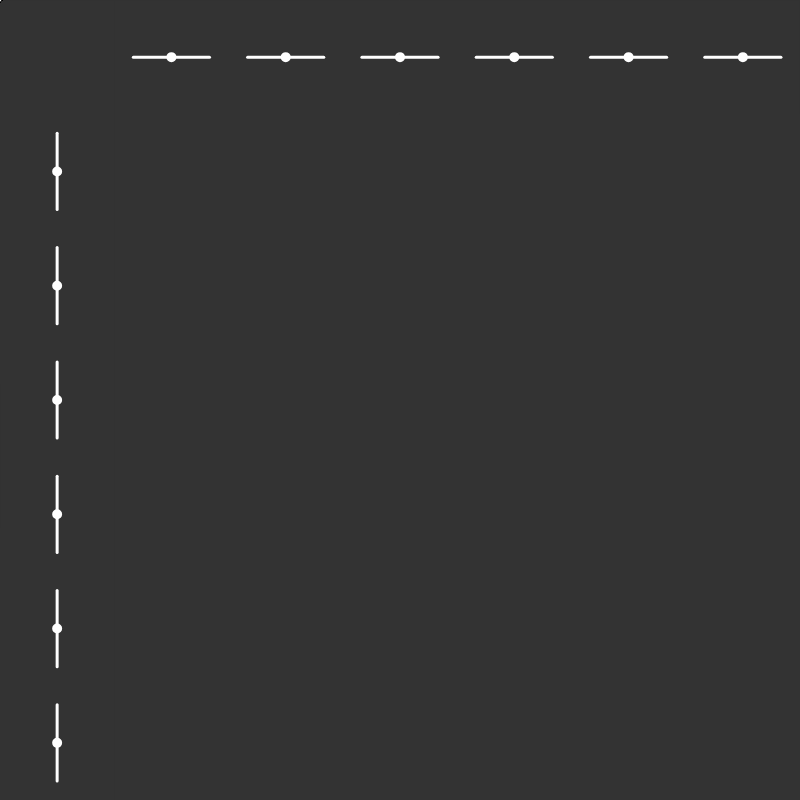
Frame 1 (no input)
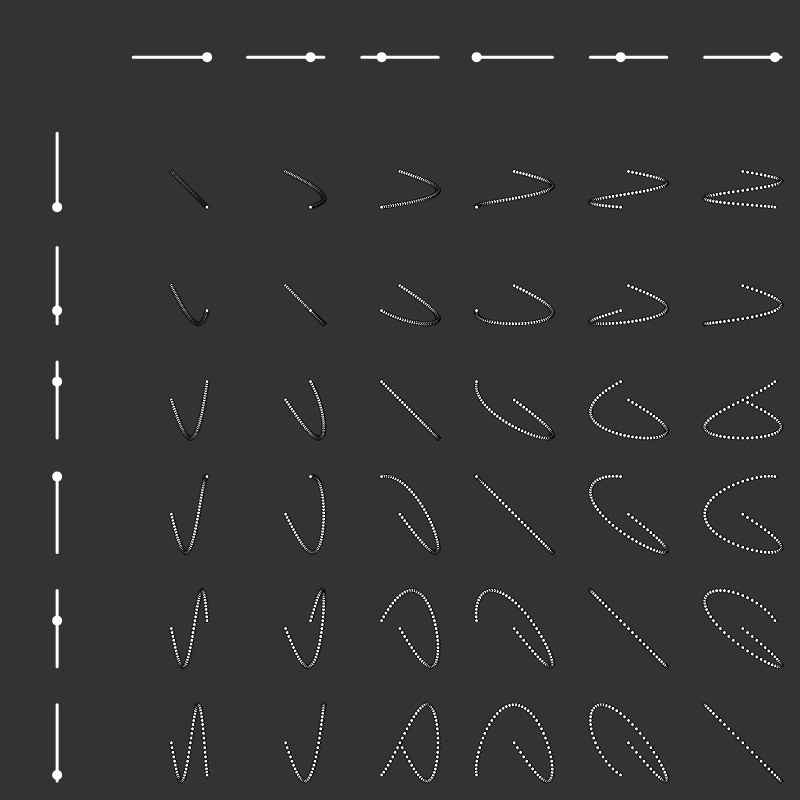
Frame 60 (no input)
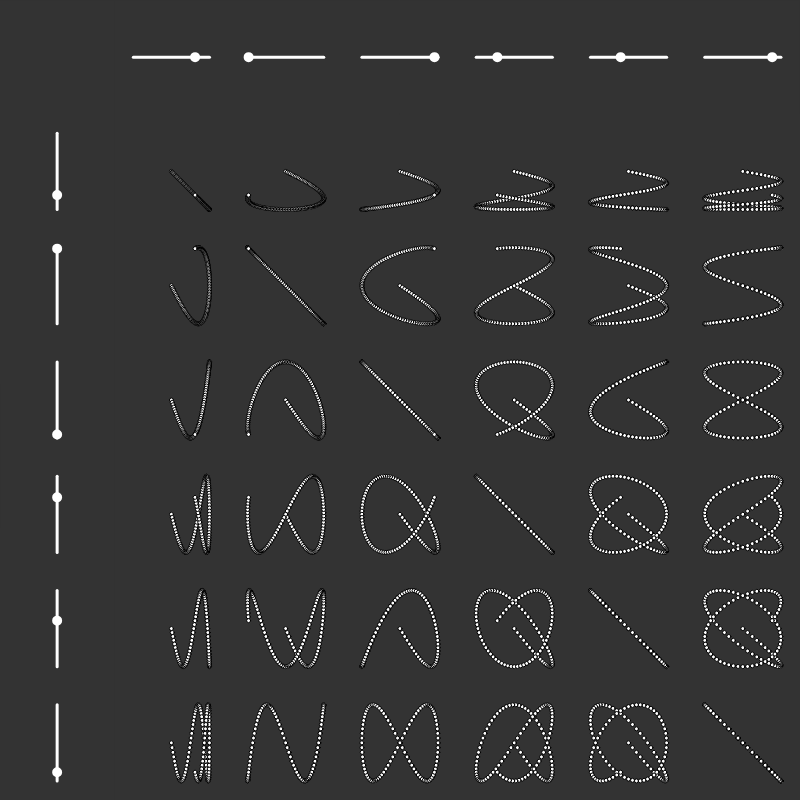
Frame 120 (the mouse pressed at the canvas centre since frame 60)

The p5.js sketch that drew these frames (run headless with seeded random() and noise() and a simulated clock; from frame 60 on, the mouse is pressed at the canvas centre):

// p5.js sketch
// ── sketch.js
let grid;
var fCount = 300;
var checkLines;
var allSpeed;
var pattWidth;
var showGrid = false;

function setup() {
  createCanvas(800, 800);
  // grid creation
  grid = new Grid(6, 6);
  // checkbox
  checkLines = createCheckbox("Grid lines", false);
  checkLines.changed(toggleGridLines);
  // sliders
  createP("Speed");
  allSpeed = createSlider(1, 3, 1);
  allSpeed.changed(drawBack);
  createP("Number of patterns");
  pattWidth = createSlider(3, 7, 6);
  pattWidth.changed(newGrid);
  background(51);
}

function draw() {
  // draws over oscillators
  fill(51);
  stroke(51);
  rect(0, 0, width, grid.oscSize);
  rect(0, 0, grid.oscSize, height);
  // grid lines
  if (showGrid) {
    strokeWeight(1);
    stroke(255);
    for (var i = 0; i < grid.x_len; i++) {
      var posX = (i + 1) / (grid.x_len + 1) * width;
      line(posX, 0, posX, height);
    }
    for (var i = 0; i < grid.y_len; i++) {
      var posY = (i + 1) / (grid.y_len + 1) * height;
      line(0, posY, width, posY);
    }
  }

  // Displays all oscillators and patterns
  grid.showAll();
  grid.move(allSpeed.value());
}

// called when box is checked/ unchecked
function toggleGridLines() {
  // toggles grid lines
  if (this.checked()) {
    showGrid = true;
  } else {
    background(51);
    showGrid = false;
  }
}

// called when slider is moved
function drawBack() {
  background(51);
}

// called when number of patterns is changed
function newGrid() {
  background(51);
  grid = new Grid(this.value(), this.value());
}

// ── grid.js
class Grid {
  constructor(x_len, y_len) {
    this.x_len = x_len;
    this.y_len = y_len;
    this.x_oscill = [];
    this.y_oscill = [];
    this.oscSize = width / (this.x_len + 1);
    this.createOscill();

    this.patterns = [];
    this.createPatt();

    // Current frame in oscillation
    this.frame = 0;
  }

  createOscill() {
    // creates x oscillators
    for (var i = 0; i < this.x_len; i++) {
      var posX = (i + 1) / (this.x_len + 1) * width + this.oscSize / 2;
      var posY = this.oscSize / 2;
      this.x_oscill.push(new Oscill(posX, posY, false, i + 1));
    }
    // creates y oscillators
    for (var i = 0; i < this.y_len; i++) {
      var posX = this.oscSize / 2;
      var posY = (i + 1) / (this.y_len + 1) * height + this.oscSize / 2;
      this.y_oscill.push(new Oscill(posX, posY, true, i + 1));
    }
  }

  createPatt() {
    // creates patterns
    for (var i = 0; i < this.x_len; i++) {
      this.patterns.push([]);
      for (var j = 0; j < this.y_len; j++) {
        this.patterns[i].push(new Pattern());
      }
    }
  }

  move(addSpeed) {
    // moves x oscillators
    for (let osc of this.x_oscill) {
      osc.move(this.frame, this.oscSize, addSpeed);
    }
    // moves y oscillators
    for (let osc of this.y_oscill) {
      osc.move(this.frame, this.oscSize, addSpeed)
    }
    // moves patetrns based on oscillators
    for (var i = 0; i < this.patterns.length; i++) {
      for (var j = 0; j < this.patterns[i].length; j++) {
        this.patterns[i][j].move(this.x_oscill[i].getPos(), this.y_oscill[j].getPos());
      }
    }
    // increases the frame
    this.frame += 1;
  }

  showAll() {
    // displays oscillators and patterns
    for (let osc of this.x_oscill) {
      osc.show(this.oscSize);
    }
    for (let osc of this.y_oscill) {
      osc.show(this.oscSize);
    }
    for (let row of this.patterns) {
      for (let patt of row) {
        patt.show();
      }
    }
  }

}

// ── osc.js
class Oscill {
  constructor(posX, posY, isVertical, speed) {
    this.posX = posX;
    this.posY = posY;
    this.isVertical = isVertical;
    this.speed = speed;

    // output x/y additive
    this.output = 0;
  }

  getPos() {
    // returns either the current posX or posY
    if (this.isVertical) {
      return this.posY + this.output;
    } else {
      return this.posX + this.output;
    }
  }

  move(frame, s, addSpeed) {
    // moves the oscillation forward by one
    var piFrame = map(frame, 0, fCount, 0, 2 * PI);
    var out = sin(this.speed * addSpeed * piFrame);
    this.output = map(out, -1, 1, -(s / 3), s / 3);
  }

  show(s) {
    // shows oscillator
    stroke(255);
    fill(255);
    strokeWeight(3);
    if (this.isVertical) {
      // vertical oscillations
      line(this.posX, this.posY - (s / 3), this.posX, this.posY + (s / 3));
      circle(this.posX, this.posY + this.output, 7);
    } else {
      // horizontal oscillations
      line(this.posX - (s / 3), this.posY, this.posX + (s / 3), this.posY);
      circle(this.posX + this.output, this.posY, 7);
    }
  }
}

// ── pattern.js
class Pattern {
  constructor() {
    this.x = 0;
    this.y = 0;
  }

  move(x, y) {
    // changes current pos
    this.x = x;
    this.y = y;
  }

  show() {
    // shows current pos in pattern
    fill(255);
    stroke(1);
    strokeWeight(1);
    circle(this.x, this.y, 4);
  }
}
